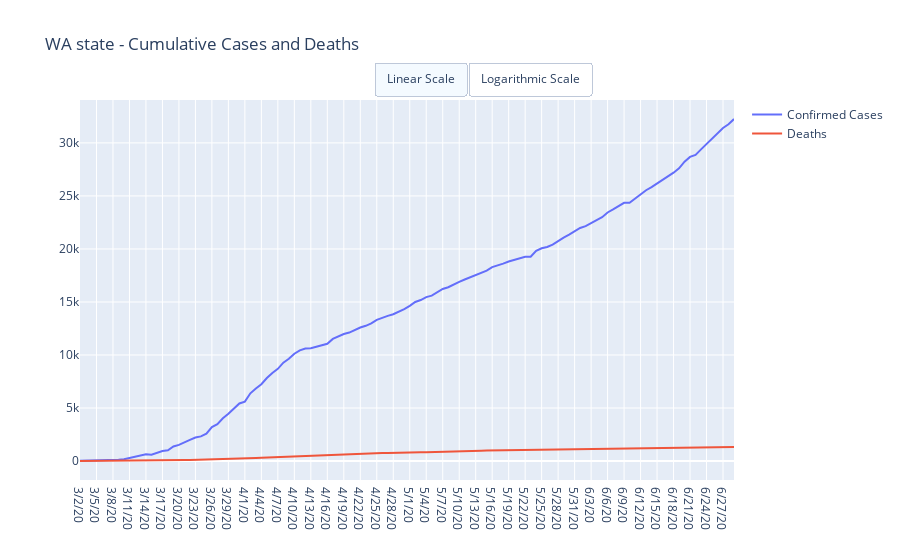

Here is the notebook cell this chart was saved with:
### Markdown cell above
# Washington State - Aggregate Data

### Code cell
dfWAConfirmed = dfConfirmedUSStates[dfConfirmedUSStates.index == 'Washington'].copy()
dfWADeaths =  dfDeathsUSStates[dfDeathsUSStates.index == 'Washington'].copy()

trace1 = go.Scatter(
    x = dfWAConfirmed.columns[-DEFAULT_DAYS:],
    y = dfWAConfirmed.iloc[0][-DEFAULT_DAYS:], name = 'Confirmed Cases')

trace2 = go.Scatter(
    x = dfWADeaths.columns[-DEFAULT_DAYS:],
    y = dfWADeaths.iloc[0][-DEFAULT_DAYS:], name = 'Deaths')

data = [trace1, trace2]
layout = dict(title = 'WA state - Cumulative Cases and Deaths', updatemenus=LogLinearScale)

py.iplot(dict(data=data, layout=layout))
dfWAConfirmed['Category'] = 'Confirmed Cases'
dfWAConfirmed = dfWAConfirmed.reset_index().set_index(['Province_State', 'Category'])
dfWADeaths['Category'] = 'Deaths'
dfWADeaths = dfWADeaths.reset_index().set_index(['Province_State', 'Category'])

dfWACombined = pd.concat([dfWAConfirmed, dfWADeaths])
dfWACombined[dfWACombined.columns[-DEFAULT_DAYS:]].style.format(IntegerFormatter)

### Figure 1 — Plotly figure (JSON) as saved in the notebook; plotly's stock layout.template omitted (floating-point values rounded to 4 significant figures)
{"data": [{"name": "Confirmed Cases", "type": "scatter", "x": ["3/2/20", "3/3/20", "3/4/20", "3/5/20", "3/6/20", "3/7/20", "3/8/20", "3/9/20", "3/10/20", "3/11/20", "3/12/20", "3/13/20", "3/14/20", "3/15/20", "3/16/20", "3/17/20", "3/18/20", "3/19/20", "3/20/20", "3/21/20", "3/22/20", "3/23/20", "3/24/20", "3/25/20", "3/26/20", "3/27/20", "3/28/20", "3/29/20", "3/30/20", "3/31/20", "4/1/20", "4/2/20", "4/3/20", "4/4/20", "4/5/20", "4/6/20", "4/7/20", "4/8/20", "4/9/20", "4/10/20", "4/11/20", "4/12/20", "4/13/20", "4/14/20", "4/15/20", "4/16/20", "4/17/20", "4/18/20", "4/19/20", "4/20/20", "4/21/20", "4/22/20", "4/23/20", "4/24/20", "4/25/20", "4/26/20", "4/27/20", "4/28/20", "4/29/20", "4/30/20", "5/1/20", "5/2/20", "5/3/20", "5/4/20", "5/5/20", "5/6/20", "5/7/20", "5/8/20", "5/9/20", "5/10/20", "5/11/20", "5/12/20", "5/13/20", "5/14/20", "5/15/20", "5/16/20", "5/17/20", "5/18/20", "5/19/20", "5/20/20", "5/21/20", "5/22/20", "5/23/20", "5/24/20", "5/25/20", "5/26/20", "5/27/20", "5/28/20", "5/29/20", "5/30/20", "5/31/20", "6/1/20", "6/2/20", "6/3/20", "6/4/20", "6/5/20", "6/6/20", "6/7/20", "6/8/20", "6/9/20", "6/10/20", "6/11/20", "6/12/20", "6/13/20", "6/14/20", "6/15/20", "6/16/20", "6/17/20", "6/18/20", "6/19/20", "6/20/20", "6/21/20", "6/22/20", "6/23/20", "6/24/20", "6/25/20", "6/26/20", "6/27/20", "6/28/20", "6/29/20"], "y": [18, 27, 39, 70, 78, 102, 122, 122, 167, 282, 442, 568, 642, 603, 779, 955, 1022, 1374, 1524, 1793, 1997, 2221, 2328, 2591, 3207, 3477, 4030, 4465, 4923, 5432, 5608, 6389, 6846, 7247, 7825, 8311, 8692, 9276, 9639, 10119, 10434, 10609, 10635, 10799, 10942, 11057, 11517, 11776, 11978, 12114, 12392, 12596, 12753, 12977, 13319, 13521, 13686, 13842, 14070, 14327, 14637, 15003, 15185, 15462, 15594, 15905, 16231, 16388, 16674, 16891, 17122, 17330, 17512, 17773, 17951, 18288, 18433, 18611, 18811, 18971, 19117, 19265, 19265, 19828, 20065, 20181, 20406, 20764, 21071, 21349, 21702, 21977, 22157, 22484, 22729, 22993, 23442, 23729, 24041, 24354, 24354, 24779, 25171, 25538, 25834, 26158, 26531, 26784, 27192, 27601, 28225, 28680, 28870, 29386, 29869, 30367, 30855, 31404, 31752, 32253]}, {"name": "Deaths", "type": "scatter", "x": ["3/2/20", "3/3/20", "3/4/20", "3/5/20", "3/6/20", "3/7/20", "3/8/20", "3/9/20", "3/10/20", "3/11/20", "3/12/20", "3/13/20", "3/14/20", "3/15/20", "3/16/20", "3/17/20", "3/18/20", "3/19/20", "3/20/20", "3/21/20", "3/22/20", "3/23/20", "3/24/20", "3/25/20", "3/26/20", "3/27/20", "3/28/20", "3/29/20", "3/30/20", "3/31/20", "4/1/20", "4/2/20", "4/3/20", "4/4/20", "4/5/20", "4/6/20", "4/7/20", "4/8/20", "4/9/20", "4/10/20", "4/11/20", "4/12/20", "4/13/20", "4/14/20", "4/15/20", "4/16/20", "4/17/20", "4/18/20", "4/19/20", "4/20/20", "4/21/20", "4/22/20", "4/23/20", "4/24/20", "4/25/20", "4/26/20", "4/27/20", "4/28/20", "4/29/20", "4/30/20", "5/1/20", "5/2/20", "5/3/20", "5/4/20", "5/5/20", "5/6/20", "5/7/20", "5/8/20", "5/9/20", "5/10/20", "5/11/20", "5/12/20", "5/13/20", "5/14/20", "5/15/20", "5/16/20", "5/17/20", "5/18/20", "5/19/20", "5/20/20", "5/21/20", "5/22/20", "5/23/20", "5/24/20", "5/25/20", "5/26/20", "5/27/20", "5/28/20", "5/29/20", "5/30/20", "5/31/20", "6/1/20", "6/2/20", "6/3/20", "6/4/20", "6/5/20", "6/6/20", "6/7/20", "6/8/20", "6/9/20", "6/10/20", "6/11/20", "6/12/20", "6/13/20", "6/14/20", "6/15/20", "6/16/20", "6/17/20", "6/18/20", "6/19/20", "6/20/20", "6/21/20", "6/22/20", "6/23/20", "6/24/20", "6/25/20", "6/26/20", "6/27/20", "6/28/20", "6/29/20"], "y": [6, 7, 10, 11, 13, 16, 18, 19, 23, 24, 31, 37, 39, 40, 48, 55, 67, 73, 83, 94, 97, 109, 116, 133, 150, 157, 188, 198, 205, 225, 234, 271, 291, 315, 336, 381, 400, 426, 456, 483, 495, 506, 513, 530, 552, 579, 603, 613, 636, 643, 664, 686, 711, 722, 737, 749, 764, 786, 801, 814, 824, 830, 834, 841, 862, 870, 891, 905, 921, 931, 945, 962, 974, 983, 991, 999, 1001, 1002, 1031, 1037, 1044, 1050, 1050, 1061, 1070, 1078, 1095, 1106, 1111, 1118, 1118, 1123, 1129, 1135, 1138, 1149, 1153, 1157, 1161, 1176, 1176, 1194, 1204, 1213, 1217, 1220, 1231, 1226, 1245, 1255, 1265, 1270, 1276, 1284, 1293, 1300, 1304, 1310, 1310, 1320]}], "layout": {"title": {"text": "WA state - Cumulative Cases and Deaths"}, "updatemenus": [{"active": 0, "buttons": [{"args": [{"visible": [true, true]}, {"yaxis": {"type": "linear"}}], "label": "Linear Scale", "method": "update"}, {"args": [{"visible": [true, true]}, {"yaxis": {"type": "log"}}], "label": "Logarithmic Scale", "method": "update"}], "direction": "right", "type": "buttons", "x": 0.45, "xanchor": "left", "y": 1.1, "yanchor": "top"}]}}
